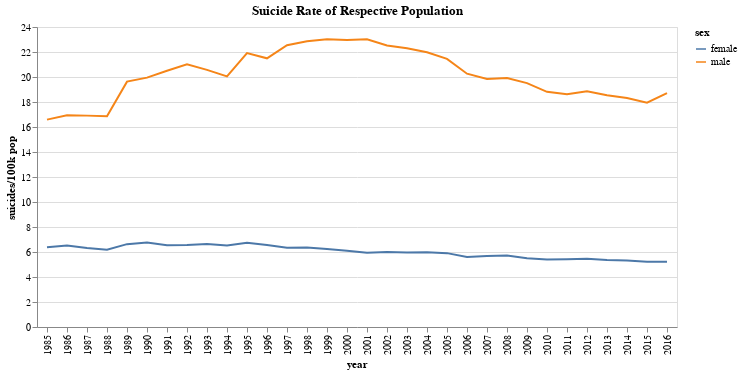

Write notebook code for a chart like this one.
### Code cell
#EDA
#plotting suicide rates of the sexes to try to identify a trend between suicide rates + sex
d4=d.groupby(['year','sex']).sum().reset_index(level=['year','sex'])
d4['suicides/100k pop']=100000*d4['suicides_no']/d4['population']
alt.Chart(d4).mark_line().encode(
        x='year:N',
        y='suicides/100k pop',
        color='sex').properties(title='Suicide Rate of Respective Population')

### Figure 1 — Vega-Lite specification as saved in the notebook (floating-point values rounded to 4 significant figures)
{"config": {"view": {"continuousWidth": 400, "continuousHeight": 300}}, "data": {"name": "data-5806cdfd045d6f1066725dc56977754c"}, "mark": "line", "encoding": {"color": {"type": "nominal", "field": "sex"}, "x": {"type": "nominal", "field": "year"}, "y": {"type": "quantitative", "field": "suicides/100k pop"}}, "title": "Suicide Rate of Respective Population", "$schema": "https://vega.github.io/schema/vega-lite/v4.8.1.json", "datasets": {"data-5806cdfd045d6f1066725dc56977754c": [{"year": 1985, "sex": "female", "suicides_no": 32479, "population": 509118279, "suicides/100k pop": 6.379, "gdp_per_capita ($)": 1312892, "gdp_for_year ($)": 55173857261769}, {"year": 1985, "sex": "male", "suicides_no": 81463, "population": 490998038, "suicides/100k pop": 16.59, "gdp_per_capita ($)": 1457657, "gdp_for_year ($)": 54601714556529}, {"year": 1986, "sex": "female", "suicides_no": 33822, "population": 518464103, "suicides/100k pop": 6.523, "gdp_per_capita ($)": 1705171, "gdp_for_year ($)": 65834055057929}, {"year": 1986, "sex": "male", "suicides_no": 84863, "population": 500948507, "suicides/100k pop": 16.94, "gdp_per_capita ($)": 1824435, "gdp_for_year ($)": 65250504422469}, {"year": 1987, "sex": "female", "suicides_no": 35006, "population": 554651153, "suicides/100k pop": 6.311, "gdp_per_capita ($)": 2311061, "gdp_for_year ($)": 77189667491366}, {"year": 1987, "sex": "male", "suicides_no": 89687, "population": 530378905, "suicides/100k pop": 16.91, "gdp_per_capita ($)": 2462533, "gdp_for_year ($)": 76411634205644}, {"year": 1988, "sex": "female", "suicides_no": 33015, "population": 534326859, "suicides/100k pop": 6.179, "gdp_per_capita ($)": 2560788, "gdp_for_year ($)": 87411900707702}, {"year": 1988, "sex": "male", "suicides_no": 86124, "population": 510697161, "suicides/100k pop": 16.86, "gdp_per_capita ($)": 2644116, "gdp_for_year ($)": 86388034154392}, {"year": 1989, "sex": "female", "suicides_no": 41361, "population": 624071951, "suicides/100k pop": 6.628, "gdp_per_capita ($)": 2688758, "gdp_for_year ($)": 95237760680147}, {"year": 1989, "sex": "male", "suicides_no": 115776, "population": 589825932, "suicides/100k pop": 19.63, "gdp_per_capita ($)": 2793108, "gdp_for_year ($)": 93911338924484}, {"year": 1990, "sex": "female", "suicides_no": 50118, "population": 741779352, "suicides/100k pop": 6.756, "gdp_per_capita ($)": 3160265, "gdp_for_year ($)": 115856941882739}, {"year": 1990, "sex": "male", "suicides_no": 141415, "population": 708817680, "suicides/100k pop": 19.95, "gdp_per_capita ($)": 3463916, "gdp_for_year ($)": 116676899320992}, {"year": 1991, "sex": "female", "suicides_no": 49622, "population": 757809086, "suicides/100k pop": 6.548, "gdp_per_capita ($)": 3364718, "gdp_for_year ($)": 124973569202114}, {"year": 1991, "sex": "male", "suicides_no": 147645, "population": 720090280, "suicides/100k pop": 20.5, "gdp_per_capita ($)": 3534918, "gdp_for_year ($)": 125633877839055}, {"year": 1992, "sex": "female", "suicides_no": 51567, "population": 785505899, "suicides/100k pop": 6.565, "gdp_per_capita ($)": 3611342, "gdp_for_year ($)": 131799126428766}, {"year": 1992, "sex": "male", "suicides_no": 157484, "population": 749354304, "suicides/100k pop": 21.02, "gdp_per_capita ($)": 3758066, "gdp_for_year ($)": 132194363439081}, {"year": 1993, "sex": "female", "suicides_no": 51331, "population": 772816825, "suicides/100k pop": 6.642, "gdp_per_capita ($)": 3538635, "gdp_for_year ($)": 134768339037035}, {"year": 1993, "sex": "male", "suicides_no": 146391, "population": 711700447, "suicides/100k pop": 20.57, "gdp_per_capita ($)": 3718295, "gdp_for_year ($)": 132689106797212}, {"year": 1994, "sex": "female", "suicides_no": 51532, "population": 789279601, "suicides/100k pop": 6.529, "gdp_per_capita ($)": 4114388, "gdp_for_year ($)": 146123623880759}, {"year": 1994, "sex": "male", "suicides_no": 144211, "population": 719174444, "suicides/100k pop": 20.05, "gdp_per_capita ($)": 4235817, "gdp_for_year ($)": 144949574475075}, {"year": 1995, "sex": "female", "suicides_no": 54504, "population": 808750919, "suicides/100k pop": 6.739, "gdp_per_capita ($)": 5015325, "gdp_for_year ($)": 162823977443353}, {"year": 1995, "sex": "male", "suicides_no": 164312, "population": 749674755, "suicides/100k pop": 21.92, "gdp_per_capita ($)": 5255671, "gdp_for_year ($)": 163360809048499}, {"year": 1996, "sex": "female", "suicides_no": 54583, "population": 833033207, "suicides/100k pop": 6.552, "gdp_per_capita ($)": 5128316, "gdp_for_year ($)": 164471698463553}, {"year": 1996, "sex": "male", "suicides_no": 166950, "population": 776642975, "suicides/100k pop": 21.5, "gdp_per_capita ($)": 5436448, "gdp_for_year ($)": 166221431059241}, {"year": 1997, "sex": "female", "suicides_no": 54126, "population": 853885458, "suicides/100k pop": 6.339, "gdp_per_capita ($)": 4935779, "gdp_for_year ($)": 163232878428793}, {"year": 1997, "sex": "male", "suicides_no": 183885, "population": 815865359, "suicides/100k pop": 22.54, "gdp_per_capita ($)": 5227978, "gdp_for_year ($)": 164452119177472}, {"year": 1998, "sex": "female", "suicides_no": 55631, "population": 875792921, "suicides/100k pop": 6.352, "gdp_per_capita ($)": 5057522, "gdp_for_year ($)": 164097957020884}, {"year": 1998, "sex": "male", "suicides_no": 190816, "population": 834916762, "suicides/100k pop": 22.85, "gdp_per_capita ($)": 5236732, "gdp_for_year ($)": 164313937248797}, {"year": 1999, "sex": "female", "suicides_no": 56215, "population": 901060174, "suicides/100k pop": 6.239, "gdp_per_capita ($)": 5201291, "gdp_for_year ($)": 170063707948953}, {"year": 1999, "sex": "male", "suicides_no": 198135, "population": 860448917, "suicides/100k pop": 23.03, "gdp_per_capita ($)": 5641596, "gdp_for_year ($)": 171316403089115}, {"year": 2000, "sex": "female", "suicides_no": 55252, "population": 906036048, "suicides/100k pop": 6.098, "gdp_per_capita ($)": 5059052, "gdp_for_year ($)": 174209510981859}, {"year": 2000, "sex": "male", "suicides_no": 198874, "population": 865979735, "suicides/100k pop": 22.97, "gdp_per_capita ($)": 5485476, "gdp_for_year ($)": 175293265950982}, {"year": 2001, "sex": "female", "suicides_no": 52998, "population": 892239486, "suicides/100k pop": 5.94, "gdp_per_capita ($)": 5057581, "gdp_for_year ($)": 172818737448640}, {"year": 2001, "sex": "male", "suicides_no": 196231, "population": 852230851, "suicides/100k pop": 23.03, "gdp_per_capita ($)": 5499404, "gdp_for_year ($)": 173438192178095}, {"year": 2002, "sex": "female", "suicides_no": 55549, "population": 926094313, "suicides/100k pop": 5.998, "gdp_per_capita ($)": 5376425, "gdp_for_year ($)": 179377808709640}, {"year": 2002, "sex": "male", "suicides_no": 198540, "population": 881636279, "suicides/100k pop": 22.52, "gdp_per_capita ($)": 5536918, "gdp_for_year ($)": 178563358974427}, {"year": 2003, "sex": "female", "suicides_no": 55627, "population": 933617986, "suicides/100k pop": 5.958, "gdp_per_capita ($)": 6220798, "gdp_for_year ($)": 200946736032413}, {"year": 2003, "sex": "male", "suicides_no": 198685, "population": 890853695, "suicides/100k pop": 22.3, "gdp_per_capita ($)": 6710004, "gdp_for_year ($)": 200847572411481}, {"year": 2004, "sex": "female", "suicides_no": 53232, "population": 888812570, "suicides/100k pop": 5.989, "gdp_per_capita ($)": 7168186, "gdp_for_year ($)": 223133500463202}, {"year": 2004, "sex": "male", "suicides_no": 185867, "population": 845650759, "suicides/100k pop": 21.98, "gdp_per_capita ($)": 7822155, "gdp_for_year ($)": 223372722983804}, {"year": 2005, "sex": "female", "suicides_no": 52035, "population": 880636166, "suicides/100k pop": 5.909, "gdp_per_capita ($)": 7714886, "gdp_for_year ($)": 234372167797288}, {"year": 2005, "sex": "male", "suicides_no": 180295, "population": 840514427, "suicides/100k pop": 21.45, "gdp_per_capita ($)": 8492544, "gdp_for_year ($)": 234936140262960}, {"year": 2006, "sex": "female", "suicides_no": 52039, "population": 928306994, "suicides/100k pop": 5.606, "gdp_per_capita ($)": 8616403, "gdp_for_year ($)": 254009420550846}, {"year": 2006, "sex": "male", "suicides_no": 180354, "population": 889987772, "suicides/100k pop": 20.26, "gdp_per_capita ($)": 9344773, "gdp_for_year ($)": 255642552408539}, {"year": 2007, "sex": "female", "suicides_no": 53324, "population": 938896834, "suicides/100k pop": 5.679, "gdp_per_capita ($)": 10133221, "gdp_for_year ($)": 283446019196776}, {"year": 2007, "sex": "male", "suicides_no": 178912, "population": 901712814, "suicides/100k pop": 19.84, "gdp_per_capita ($)": 11023743, "gdp_for_year ($)": 284718002119608}, {"year": 2008, "sex": "female", "suicides_no": 53973, "population": 942622910, "suicides/100k pop": 5.726, "gdp_per_capita ($)": 10665178, "gdp_for_year ($)": 303425132097017}, {"year": 2008, "sex": "male", "suicides_no": 180268, "population": 905263600, "suicides/100k pop": 19.91, "gdp_per_capita ($)": 11862983, "gdp_for_year ($)": 305828382924577}, {"year": 2009, "sex": "female", "suicides_no": 54920, "population": 999377041, "suicides/100k pop": 5.495, "gdp_per_capita ($)": 9857339, "gdp_for_year ($)": 289126893188152}, {"year": 2009, "sex": "male", "suicides_no": 187546, "population": 961367298, "suicides/100k pop": 19.51, "gdp_per_capita ($)": 10778786, "gdp_for_year ($)": 288385691267044}, {"year": 2010, "sex": "female", "suicides_no": 54222, "population": 1005508944, "suicides/100k pop": 5.392, "gdp_per_capita ($)": 10078224, "gdp_for_year ($)": 306152630668171}, {"year": 2010, "sex": "male", "suicides_no": 183076, "population": 973190672, "suicides/100k pop": 18.81, "gdp_per_capita ($)": 11395463, "gdp_for_year ($)": 309536332281477}, {"year": 2011, "sex": "female", "suicides_no": 54616, "population": 1009360477, "suicides/100k pop": 5.411, "gdp_per_capita ($)": 11247080, "gdp_for_year ($)": 334310188043499}, {"year": 2011, "sex": "male", "suicides_no": 180536, "population": 969696107, "suicides/100k pop": 18.62, "gdp_per_capita ($)": 12037343, "gdp_for_year ($)": 335548091712075}, {"year": 2012, "sex": "female", "suicides_no": 53011, "population": 971315713, "suicides/100k pop": 5.458, "gdp_per_capita ($)": 10980140, "gdp_for_year ($)": 334204863783566}, {"year": 2012, "sex": "male", "suicides_no": 175709, "population": 931313707, "suicides/100k pop": 18.87, "gdp_per_capita ($)": 11858272, "gdp_for_year ($)": 335415458373102}, {"year": 2013, "sex": "female", "suicides_no": 51459, "population": 958680942, "suicides/100k pop": 5.368, "gdp_per_capita ($)": 10978209, "gdp_for_year ($)": 338144007397953}, {"year": 2013, "sex": "male", "suicides_no": 170549, "population": 919674129, "suicides/100k pop": 18.54, "gdp_per_capita ($)": 11996758, "gdp_for_year ($)": 338773939982438}, {"year": 2014, "sex": "female", "suicides_no": 51556, "population": 969618567, "suicides/100k pop": 5.317, "gdp_per_capita ($)": 11244483, "gdp_for_year ($)": 332176684807102}, {"year": 2014, "sex": "male", "suicides_no": 170338, "population": 930075586, "suicides/100k pop": 18.31, "gdp_per_capita ($)": 11896804, "gdp_for_year ($)": 333127891790785}, {"year": 2015, "sex": "female", "suicides_no": 47248, "population": 903872997, "suicides/100k pop": 5.227, "gdp_per_capita ($)": 8753795, "gdp_for_year ($)": 288648743109451}, {"year": 2015, "sex": "male", "suicides_no": 155063, "population": 864311525, "suicides/100k pop": 17.94, "gdp_per_capita ($)": 8962533, "gdp_for_year ($)": 287777891197565}, {"year": 2016, "sex": "female", "suicides_no": 3504, "population": 67017693, "suicides/100k pop": 5.228, "gdp_per_capita ($)": 1556678, "gdp_for_year ($)": 14049960842088}, {"year": 2016, "sex": "male", "suicides_no": 12099, "population": 64687947, "suicides/100k pop": 18.7, "gdp_per_capita ($)": 1936536, "gdp_for_year ($)": 14468317189563}]}}
